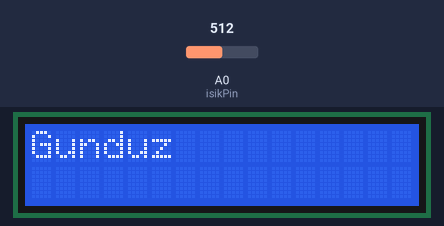
Bench run of a sketch on a simulated Arduino Uno, built with avr-gcc and run on an emulated ATmega328P. On the bench: 16×2 character LCD. The inputs (shaded band) are chosen by the test bench; at power-on: A0 (isikPin) = 512.

Above: at 1.2 s.
1.3 s: A0 (isikPin) set to 487
At 1.9 s:
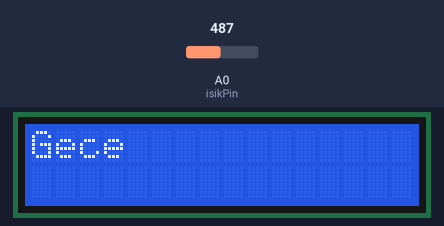
3.5 s: A0 (isikPin) set to 510
At 3.9 s:
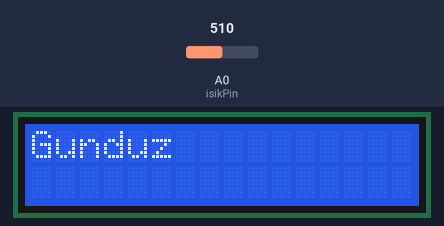
6.0 s: A0 (isikPin) set to 490
At 6.5 s:
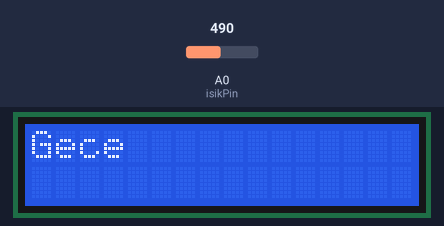
Timing chart, 0 to 9.0 s (numbered marks = the images above; inputs shaded):
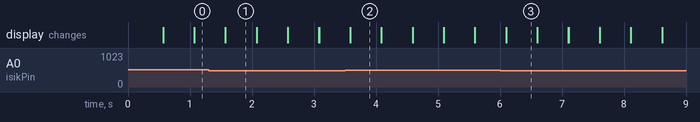

Measured:
- the behaviour switches between 500 and 499 on A0 (isikPin) (found by bisection; images 0 and 1)
- after the input at 1.3 s, the display: first differs from a run without the input after 0.27 s (image 1)
- after the input at 3.5 s, the display: first differs from a run without the input after 0.08 s (image 2)
- after the input at 6.0 s, the display: first differs from a run without the input after 0.10 s (image 3)
- what the display in image 1 shows lasts 0.5 s, from 1.6 s to 2.1 s

The sketch:

aydinlikSens.ino
```cpp
#include <LiquidCrystal.h>

LiquidCrystal lcd(12, 11, 5, 4, 3, 2);

int isikPin = A0;

int aydinlik;

void setup() {

  lcd.begin(16, 2);

}

void loop() {

  aydinlik = analogRead(isikPin);

  if(aydinlik >= 500) {

    //lcd.setCursor(0,0);

    lcd.print("Gunduz");

  }

  else {

    lcd.print("Gece");

  }

  delay(500);

  lcd.clear();
}
```
